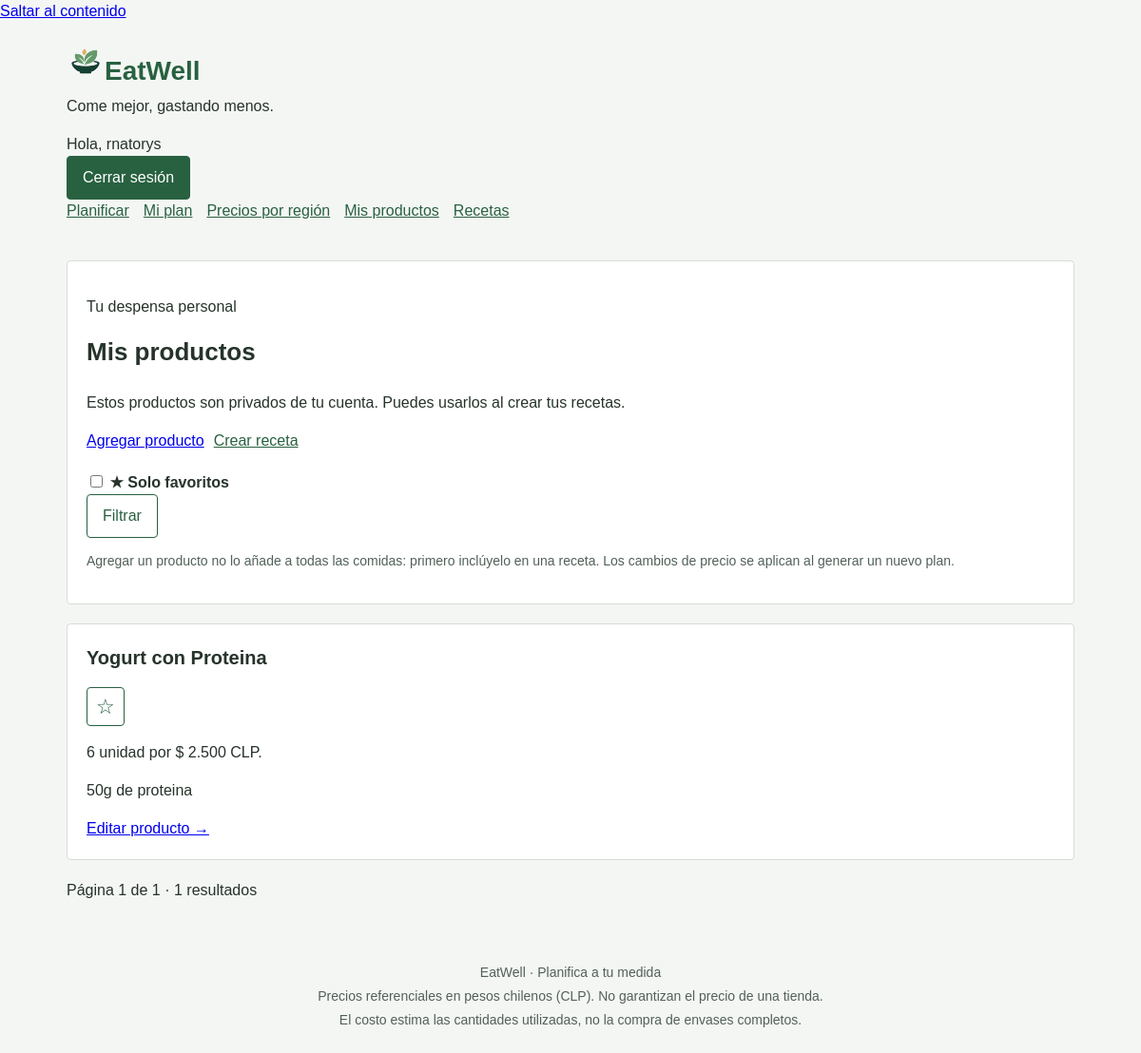
The page /productos/ (signed in) on the database its author committed.
### web/models.py (models this page shows)
class ProductoPersonal(models.Model):
    usuario = models.ForeignKey(settings.AUTH_USER_MODEL, on_delete=models.CASCADE)
    nombre = models.CharField(max_length=100)
    unidad = models.CharField(max_length=6, choices=[("g", "Gramos"), ("ml", "Mililitros"), ("unidad", "Unidades")])
    cantidad_referencia = models.PositiveIntegerField(validators=[MinValueValidator(1), MaxValueValidator(100000)])
    precio_referencia = models.DecimalField(max_digits=10, decimal_places=2, validators=[MinValueValidator(Decimal("0.01"))])
    propiedades = models.TextField(blank=True, max_length=1000)
    foto = models.ImageField(upload_to="productos/", blank=True)

### web/views_catalogo.py (the view)
# urls.py: path("productos/", views_catalogo.productos, name="productos"),
@login_required
def productos(request):
    if request.method != "GET":
        return HttpResponseNotAllowed(["GET"])
    propios = list(ProductoPersonal.objects.filter(usuario=request.user).order_by("-id"))
    claves = set(Favorito.objects.filter(usuario=request.user, tipo="producto").values_list("clave", flat=True))
    favoritos = []
    otros = []
    for producto in propios:
        producto.clave = "personal_" + str(producto.pk)
        producto.favorito = producto.clave in claves
        if producto.favorito:
            favoritos.append(producto)
        else:
            otros.append(producto)
    propios = favoritos if request.GET.get("favoritos") else favoritos + otros
    pagina = Paginator(propios, 10).get_page(request.GET.get("pagina"))
    return render(request, "web/productos.html", {"pagina": pagina, "filtros": urlencode({"favoritos": request.GET.get("favoritos", "")})})

### web/templates/web/productos.html (shortened to what this page needs)
{% extends "web/base.html" %}
{% block page_class %}page-products{% endblock %}
{% block content %}
<section class="panel page-intro">
    <p class="eyebrow">Tu despensa personal</p>
    <h1>Mis productos</h1>
    <p>Estos productos son privados de tu cuenta. Puedes usarlos al crear tus recetas.</p>
    <div class="actions"><a class="button" href="{% url 'producto_nuevo' %}">Agregar producto</a><a class="button secondary" href="{% url 'receta_nueva' %}">Crear receta</a></div>
    <form class="inline-filter" method="get"><label class="check-label"><input type="checkbox" name="favoritos" value="on" {% if request.GET.favoritos %}checked{% endif %}> <span>★ Solo favoritos</span></label><button type="submit" class="button secondary">Filtrar</button></form>
    <p class="help">Agregar un producto no lo añade a todas las comidas: primero inclúyelo en una receta.
        Los cambios de precio se aplican al generar un nuevo plan.</p>
</section>
<div class="catalog-grid product-grid">
{% for producto in pagina %}
    <article class="panel catalog-card product-card">
        <div class="card-heading">
        <h2>{{ producto.nombre }}</h2>
        {% include "web/favorito.html" with item=producto tipo="producto" %}
        </div>
        <p class="product-price">{{ producto.cantidad_referencia }} {{ producto.unidad }} por $ {{ producto.precio_referencia|floatformat:"-2gu" }} CLP.</p>
        {% if producto.propiedades %}<p class="product-notes">{{ producto.propiedades|linebreaksbr }}</p>{% endif %}
        <div class="card-actions"><a class="text-link" href="{% url 'producto_editar' producto.pk %}">Editar producto →</a></div>
    </article>
{% empty %}
    <div class="empty-state"><h2>No hay productos para mostrar</h2><p>Agrega tu primer producto o desactiva el filtro de favoritos.</p><a class="button secondary" href="{% url 'producto_nuevo' %}">Agregar producto</a></div>
{% endfor %}
</div>
{% include "web/paginacion.html" %}
{% endblock %}

### web/templates/web/base.html (shortened to what this page needs)
{% load static %}
<!DOCTYPE html>
<html lang="es">
<head>
    <link rel="stylesheet" href="{% static 'web/css/styles.css' %}">
</head>
<body class="site-body {% block page_class %}{% endblock %}">
    <a class="skip-link" href="#contenido">Saltar al contenido</a>
    <header class="site-header">
        <div class="header-inner">
            <div class="brand-group">
                <a class="brand" href="{% url 'home' %}"><span class="brand-mark" aria-hidden="true"><img class="brand-logo" src="{% static 'web/img/eatwell-logo.png' %}" alt="" width="40" height="40"></span>EatWell</a>
                <p class="brand-tagline">Come mejor, gastando menos.</p>
            </div>
            {% if user.is_authenticated %}
            <div class="account-area">
                <span class="account-greeting">Hola, {{ user.username }}</span>
                <form class="logout-form" method="post" action="{% url 'logout' %}">
                    <button type="submit" class="button header-button">Cerrar sesión</button>
                </form>
            </div>
            {% endif %}
        </div>
        <nav class="account-nav" aria-label="Navegación principal">
            {% with pagina_actual=request.resolver_match.url_name %}
            {% if user.is_authenticated %}
                <a class="nav-link" href="{% url 'home' %}" {% if pagina_actual == 'home' %}aria-current="page"{% endif %}>Planificar</a>
                <a class="nav-link" href="{% url 'plan' %}" {% if pagina_actual == 'plan' or pagina_actual == 'editar_comida' or pagina_actual == 'editar_producto_plan' %}aria-current="page"{% endif %}>Mi plan</a>
                <a class="nav-link" href="{% url 'precios' %}" {% if pagina_actual == 'precios' %}aria-current="page"{% endif %}>Precios por región</a>
                <a class="nav-link" href="{% url 'productos' %}" {% if pagina_actual == 'productos' or pagina_actual == 'producto_nuevo' or pagina_actual == 'producto_editar' %}aria-current="page"{% endif %}>Mis productos</a>
                <a class="nav-link" href="{% url 'recetas' %}" {% if pagina_actual == 'recetas' or pagina_actual == 'receta_nueva' or pagina_actual == 'receta_editar' %}aria-current="page"{% endif %}>Recetas</a>
            {% else %}
                <a class="nav-link" href="{% url 'login' %}" {% if pagina_actual == 'login' %}aria-current="page"{% endif %}>Iniciar sesión</a>
                <a class="nav-link" href="{% url 'registro' %}" {% if pagina_actual == 'registro' %}aria-current="page"{% endif %}>Crear cuenta</a>
            {% endif %}
            {% endwith %}
        </nav>
    </header>
    <main class="site-main" id="contenido">
        {% block content %}{% endblock %}
    </main>
    <footer class="site-footer">
        <div class="footer-inner">
            <p class="footer-brand">EatWell <span>· Planifica a tu medida</span></p>
            <p class="footer-note">Precios referenciales en pesos chilenos (CLP). No garantizan el precio de una tienda.</p>
            <p class="footer-note">El costo estima las cantidades utilizadas, no la compra de envases completos.</p>
        </div>
    </footer>
</body>
</html>

### web/templates/web/favorito.html (shortened to what this page needs)
<form method="post" action="{% url 'favorito' %}" class="favorite-form" data-clave="{{ item.clave }}" data-tipo="{{ tipo }}">
    <button type="submit" class="button secondary favorite-button" aria-pressed="{% if item.favorito %}true{% else %}false{% endif %}" aria-label="Favorito: {{ item.nombre }}">{% if item.favorito %}★{% else %}☆{% endif %}</button>
</form>

### web/templates/web/paginacion.html (shortened to what this page needs)
<nav class="pagination" aria-label="Páginas de resultados">
    <span class="pagination-status">Página {{ pagina.number }} de {{ pagina.paginator.num_pages }} · {{ pagina.paginator.count }} resultados</span>
</nav>

### web/static/web/css/styles.css (style rules this page uses)
* { box-sizing: border-box; }
body { margin: 0; background-color: #f4f6f4; color: #26332a; font-family: Arial, sans-serif; line-height: 1.5; }
.site-header, main, footer { max-width: 1100px; margin: auto; padding: 20px; }
.brand { color: #286140; font-size: 28px; font-weight: bold; text-decoration: none; }
.site-header p { margin-top: 4px; }
h1, h2 { margin-top: 0; }
h1 { font-size: 26px; }
h2 { font-size: 20px; }
.panel { margin-bottom: 20px; padding: 20px; background-color: white; border: 1px solid #d5ddd7; border-radius: 4px; }
label { display: block; margin-top: 20px; font-weight: bold; }
.pagination { display: flex; flex-wrap: wrap; gap: 12px; margin: 20px 0; }
.favorite-form { display: inline-flex; align-items: center; gap: 5px; }
.favorite-button { padding: 3px 9px; font-size: 22px; }
button { padding: 10px 16px; background-color: #286140; color: white; border: 1px solid #286140; border-radius: 4px; font: inherit; cursor: pointer; }
.secondary { background-color: white; color: #286140; }
.actions { display: flex; flex-wrap: wrap; gap: 10px; }
.account-nav { display: flex; align-items: center; flex-wrap: wrap; gap: 15px; }
.account-nav a { color: #286140; }
.help, .meal-cost, footer { color: #526158; font-size: 14px; }
footer { text-align: center; }
footer p { margin: 4px 0; }

### rows shown on the page
ProductoPersonal: nombre "Yogurt con Proteina", cantidad_referencia "6", unidad "unidad", precio_referencia "2.500", propiedades "50g de proteina"

### other values the page prints
{{ user.username }} "rnatorys"
{{ pagina.number }} "1"
{{ pagina.paginator.num_pages }} "1"
{{ pagina.paginator.count }} "1"
